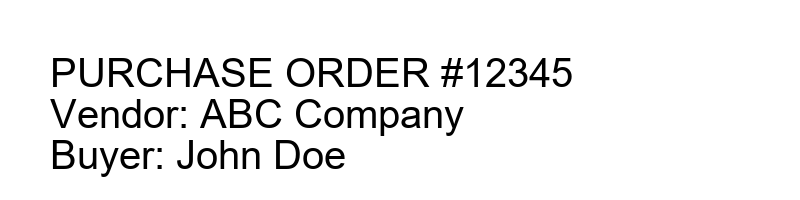
#> input picture test_po.png, 800 x 200 px
$ python -i mixed_document_detector.py   (imports and definitions only)
#> lines starting #> are read from the running program, lines starting #| are printed output that depends on the picture; after the words box and inside, x2 and y2 are one past the last pixel; in counts of white or black regions, pixels touching at a corner belong together
"""
Mixed Document Detector for ICR Service

Detects documents containing both printed and handwritten text.
Routes printed regions to OCR (preferably DeepSeek) and handwritten regions to ICR.
Combines results into a unified output.

Use Cases:
- Forms with printed labels + handwritten answers
- Invoices with printed items + handwritten notes
- Contracts with printed text + handwritten signatures/amendments
- Partially filled forms
"""

import cv2
import numpy as np
from typing import List, Dict, Tuple, Optional, Any
from dataclasses import dataclass
from enum import Enum
from pathlib import Path
import httpx
import asyncio


class RegionType(str, Enum):
    """Type of text region"""
    PRINTED = "printed"
    HANDWRITTEN = "handwritten"
    MIXED = "mixed"
    SIGNATURE = "signature"
    UNKNOWN = "unknown"


@dataclass
class TextRegion:
    """A region of text in the document"""
    type: RegionType
    bbox: Tuple[int, int, int, int]  # x, y, width, height
    confidence: float
    image_crop: Optional[np.ndarray] = None
    text: Optional[str] = None
    metadata: Dict[str, Any] = None

    def __post_init__(self):
        if self.metadata is None:
            self.metadata = {}

    def to_dict(self) -> Dict[str, Any]:
        return {
            "type": self.type.value,
            "bbox": {"x": self.bbox[0], "y": self.bbox[1], "width": self.bbox[2], "height": self.bbox[3]},
            "confidence": self.confidence,
            "text": self.text,
            "metadata": self.metadata
        }


@dataclass
class MixedDocumentAnalysis:
    """Analysis result for mixed documents"""
    is_mixed: bool
    printed_regions: List[TextRegion]
    handwritten_regions: List[TextRegion]
    signature_regions: List[TextRegion]
    overall_confidence: float
    processing_strategy: str  # "ocr_only", "icr_only", "hybrid"

    def to_dict(self) -> Dict[str, Any]:
        return {
            "is_mixed": self.is_mixed,
            "printed_count": len(self.printed_regions),
            "handwritten_count": len(self.handwritten_regions),
            "signature_count": len(self.signature_regions),
            "total_regions": len(self.printed_regions) + len(self.handwritten_regions) + len(self.signature_regions),
            "overall_confidence": self.overall_confidence,
            "processing_strategy": self.processing_strategy,
            "printed_regions": [r.to_dict() for r in self.printed_regions],
            "handwritten_regions": [r.to_dict() for r in self.handwritten_regions],
            "signature_regions": [r.to_dict() for r in self.signature_regions],
        }


class MixedDocumentDetector:
    """
    Detect and classify text regions as printed or handwritten.

    Uses computer vision techniques:
    - Edge analysis (printed = sharp, handwritten = varied)
    - Stroke width analysis (printed = uniform, handwritten = varied)
    - Text line straightness (printed = straight, handwritten = curved)
    - Character spacing (printed = consistent, handwritten = irregular)
    """

    def __init__(
        self,
        min_region_size: int = 20,
        handwriting_threshold: float = 0.6
    ):
        """
        Initialize detector.

        Args:
            min_region_size: Minimum size for a valid region
            handwriting_threshold: Score above this = handwritten
        """
        self.min_region_size = min_region_size
        self.handwriting_threshold = handwriting_threshold

    def analyze(self, image: np.ndarray) -> MixedDocumentAnalysis:
        """
        Analyze image for mixed content.

        Args:
            image: Input document image (BGR format)

        Returns:
            MixedDocumentAnalysis with detected regions
        """
        # Convert to grayscale
        if len(image.shape) == 3:
            gray = cv2.cvtColor(image, cv2.COLOR_BGR2GRAY)
        else:
            gray = image.copy()

        # Find text regions
        text_regions = self._find_text_regions(gray)

        # Classify each region
        printed_regions = []
        handwritten_regions = []
        signature_regions = []

        for region in text_regions:
            x, y, w, h = region

            # Extract region
            roi = gray[y:y+h, x:x+w]

            # Classify region
            region_type, confidence = self._classify_region(roi)

            text_region = TextRegion(
                type=region_type,
                bbox=(x, y, w, h),
                confidence=confidence,
                image_crop=roi
            )

            if region_type == RegionType.PRINTED:
                printed_regions.append(text_region)
            elif region_type == RegionType.HANDWRITTEN:
                handwritten_regions.append(text_region)
            elif region_type == RegionType.SIGNATURE:
                signature_regions.append(text_region)

        # Determine if mixed
        is_mixed = (
            len(printed_regions) > 0 and
            (len(handwritten_regions) > 0 or len(signature_regions) > 0)
        )

        # Determine processing strategy
        if is_mixed:
            strategy = "hybrid"
        elif len(printed_regions) > 0:
            strategy = "ocr_only"
        elif len(handwritten_regions) > 0 or len(signature_regions) > 0:
            strategy = "icr_only"
        else:
            strategy = "ocr_only"  # Default

        # Calculate overall confidence
        all_confidences = (
            [r.confidence for r in printed_regions] +
            [r.confidence for r in handwritten_regions] +
            [r.confidence for r in signature_regions]
        )
        overall_confidence = np.mean(all_confidences) if all_confidences else 0.0

        return MixedDocumentAnalysis(
            is_mixed=is_mixed,
            printed_regions=printed_regions,
            handwritten_regions=handwritten_regions,
            signature_regions=signature_regions,
            overall_confidence=float(overall_confidence),
            processing_strategy=strategy
        )

    def _find_text_regions(self, gray: np.ndarray) -> List[Tuple[int, int, int, int]]:
        """Find potential text regions using contours"""
        # Threshold
        _, binary = cv2.threshold(gray, 0, 255, cv2.THRESH_BINARY_INV + cv2.THRESH_OTSU)

        # Morphological operations to group text
        kernel = cv2.getStructuringElement(cv2.MORPH_RECT, (30, 5))
        dilated = cv2.morphologyEx(binary, cv2.MORPH_DILATE, kernel, iterations=2)

        # Find contours
        contours, _ = cv2.findContours(dilated, cv2.RETR_EXTERNAL, cv2.CHAIN_APPROX_SIMPLE)

        # Filter and return bounding boxes
        regions = []
        for contour in contours:
            x, y, w, h = cv2.boundingRect(contour)

            # Filter small regions
            if w >= self.min_region_size and h >= self.min_region_size:
                # Filter regions that are too wide/short (likely not text)
                aspect_ratio = w / h
                if 0.1 < aspect_ratio < 50:
                    regions.append((x, y, w, h))

        return regions

    def _classify_region(self, roi: np.ndarray) -> Tuple[RegionType, float]:
        """
        Classify a region as printed or handwritten.

        Args:
            roi: Region of interest (grayscale)

        Returns:
            Tuple of (RegionType, confidence)
        """
        # Extract features
        edge_variance = self._calculate_edge_variance(roi)
        stroke_variance = self._calculate_stroke_variance(roi)
        straightness = self._calculate_text_straightness(roi)
        aspect_ratio = roi.shape[1] / roi.shape[0]

        # Handwriting characteristics:
        # - Higher edge variance (irregular edges)
        # - Higher stroke width variance
        # - Lower straightness (curved lines)
        # - Often smaller aspect ratio for signatures

        handwriting_score = 0.0

        # Edge variance (0-0.3)
        if edge_variance > 30:
            handwriting_score += 0.3
        elif edge_variance > 20:
            handwriting_score += 0.15

        # Stroke variance (0-0.3)
        if stroke_variance > 5:
            handwriting_score += 0.3
        elif stroke_variance > 3:
            handwriting_score += 0.15

        # Straightness (0-0.2)
        if straightness < 0.7:
            handwriting_score += 0.2
        elif straightness < 0.85:
            handwriting_score += 0.1

        # Aspect ratio for signature detection (0-0.2)
        if 1.5 < aspect_ratio < 5 and handwriting_score > 0.4:
            # Likely signature
            handwriting_score += 0.2
            is_signature = True
        else:
            is_signature = False

        # Classify
        if handwriting_score >= self.handwriting_threshold:
            if is_signature:
                region_type = RegionType.SIGNATURE
            else:
                region_type = RegionType.HANDWRITTEN
            confidence = handwriting_score
        else:
            region_type = RegionType.PRINTED
            confidence = 1.0 - handwriting_score

        return region_type, confidence

    def _calculate_edge_variance(self, roi: np.ndarray) -> float:
        """Calculate edge variance (higher = more irregular = handwritten)"""
        edges = cv2.Canny(roi, 50, 150)
        edge_pixels = edges[edges > 0]

        if len(edge_pixels) == 0:
            return 0.0

        # Calculate variance of edge positions
        edge_positions = np.where(edges > 0)
        variance = np.var(edge_positions[1]) if len(edge_positions[1]) > 0 else 0.0

        return float(variance)

    def _calculate_stroke_variance(self, roi: np.ndarray) -> float:
        """Calculate stroke width variance (higher = handwritten)"""
        # Distance transform to get stroke widths
        _, binary = cv2.threshold(roi, 0, 255, cv2.THRESH_BINARY_INV + cv2.THRESH_OTSU)
        dist_transform = cv2.distanceTransform(binary, cv2.DIST_L2, 5)

        # Get stroke widths (distance from edge)
        stroke_widths = dist_transform[dist_transform > 0]

        if len(stroke_widths) == 0:
            return 0.0

        variance = np.var(stroke_widths)
        return float(variance)

    def _calculate_text_straightness(self, roi: np.ndarray) -> float:
        """Calculate text line straightness (lower = curved = handwritten)"""
        # Find horizontal projection
        _, binary = cv2.threshold(roi, 0, 255, cv2.THRESH_BINARY_INV + cv2.THRESH_OTSU)
        horizontal_proj = np.sum(binary, axis=1)

        # Find peaks (text lines)
        mean_proj = np.mean(horizontal_proj)
        peaks = horizontal_proj > (mean_proj * 1.5)

        if not np.any(peaks):
            return 1.0  # No text found, assume straight

        # Calculate standard deviation of peak positions
        peak_indices = np.where(peaks)[0]
        if len(peak_indices) < 2:
            return 1.0

        # Fit line to peaks
        x = np.arange(len(horizontal_proj))
        y = horizontal_proj

        # Calculate deviation from fitted line
        coeffs = np.polyfit(peak_indices, horizontal_proj[peak_indices], 1)
        fitted_line = coeffs[0] * x + coeffs[1]
        deviation = np.mean(np.abs(y - fitted_line))

        # Normalize (0 = very curved, 1 = perfectly straight)
        straightness = 1.0 / (1.0 + deviation / 100)

        return float(straightness)


# [37 lines not run here, left out]


def detect_mixed_document(image_path: Path) -> MixedDocumentAnalysis:
    """
    Convenience function to detect mixed documents.

    Args:
        image_path: Path to document image

    Returns:
        MixedDocumentAnalysis
    """
    import cv2
    image = cv2.imread(str(image_path))
    detector = MixedDocumentDetector()
    return detector.analyze(image)

>>> import cv2
>>> picture = cv2.imread('../../../test_po.png')
#> picture is the input picture: shape (200, 800, 3); min 0, max 255, mean 238.1
>>> result = MixedDocumentDetector().analyze(picture)
#> in _find_text_regions, `_, binary = cv2.threshold(gray, 0, 255, cv2.THRESH_BINARY_INV + cv2.TH..`:
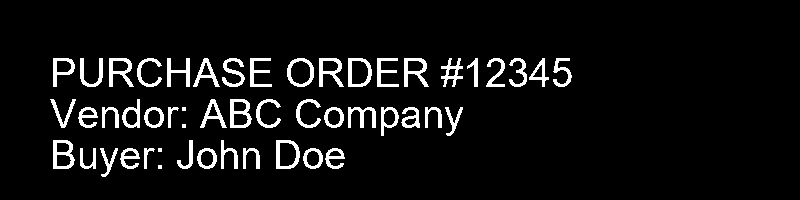
#> binary: shape (200, 800); 6.6% white; 51 white regions (4 under 20 px), largest, box (x1, y1, x2, y2) and area: (230, 99, 252, 128) 328, (53, 140, 75, 169) 328, (109, 58, 134, 87) 318
#> in _find_text_regions, `dilated = cv2.morphologyEx(binary, cv2.MORPH_DILATE, kernel, iteration..`:
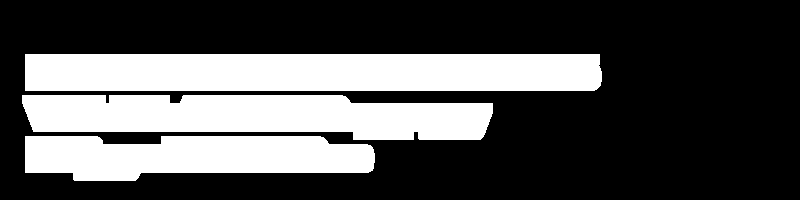
#> dilated: shape (200, 800); 31.7% white; 3 white regions
#> in _find_text_regions, `contours, _ = cv2.findContours(dilated, cv2.RETR_EXTERNAL, cv2.CHAIN_A..`: contours = 3 contours; box (x1, y1, x2, y2) and area: (25, 54, 602, 91) 20683, (22, 95, 493, 140) 16412, (25, 136, 375, 181) 12179
#> the loop in _find_text_regions, `for contour in contours:` made 3 passes
#> (x, y, w, h, aspect_ratio) on passes 1 to 3: (25, 136, 350, 45, 7.78), (22, 95, 471, 45, 10.47), (25, 54, 577, 37, 15.59)
#> after the loop in _find_text_regions, `for contour in contours:`: regions = [(25, 136, 350, 45), (22, 95, 471, 45), (25, 54, 577, 37)]
#> in analyze, `text_regions = self._find_text_regions(gray)`: text_regions has the same summary as regions in _find_text_regions
#> the loop in analyze, `for region in text_regions:` made 3 passes
#> pass 1, in analyze, `roi = gray[y:y+h, x:x+w]`:
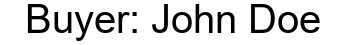
#> roi: shape (45, 350); min 0, max 255, mean 216.4
#> pass 1, in _calculate_edge_variance, `edges = cv2.Canny(roi, 50, 150)`:
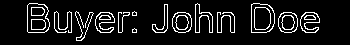
#> edges: shape (45, 350); 9.5% white in thin lines or dots, all inside (x1, y1, x2, y2) = (27, 3, 320, 41)
#> pass 1, in _calculate_stroke_variance, `_, binary = cv2.threshold(roi, 0, 255, cv2.THRESH_BINARY_INV + cv2.THR..`:
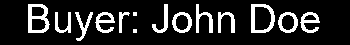
#> binary: shape (45, 350); 15% white; 14 white regions (2 under 20 px), largest, box (x1, y1, x2, y2) and area: (28, 4, 50, 33) 327, (251, 4, 275, 33) 299, (95, 12, 115, 33) 202
#> pass 1, in _calculate_stroke_variance, `dist_transform = cv2.distanceTransform(binary, cv2.DIST_L2, 5)`:
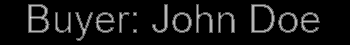
#> dist_transform: shape (45, 350) float32; min 0, max 2.8, mean 0.205; drawn with min black and max white
#> after the loop in analyze, `for region in text_regions:`:
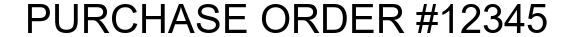
#> roi: shape (37, 577); min 0, max 255, mean 197.3
#> after the loop in analyze, `for region in text_regions:`: handwritten_regions = []; printed_regions = 3 items; signature_regions = []
#> in analyze, `is_mixed = ( len(printed_regions) > 0 and (len(handwritten_regions) > ..`: is_mixed = False
#> in analyze, `all_confidences = ( [r.confidence for r in printed_regions] + [r.confi..`: all_confidences = [0.5, 0.5, 0.5]
#> in analyze, `overall_confidence = np.mean(all_confidences) if all_confidences else ..`: overall_confidence = 0.5
